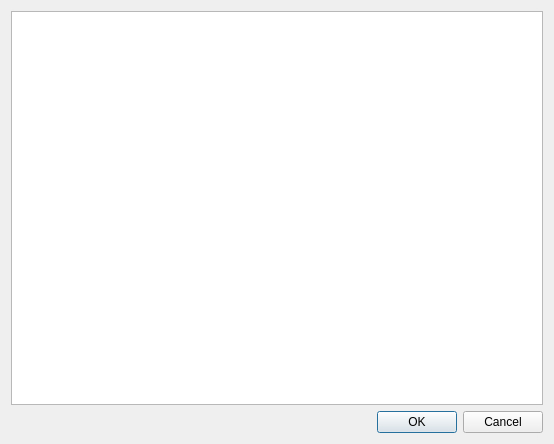
<?xml version="1.0" encoding="UTF-8"?>
<ui version="4.0">
 <class>Dialog</class>
 <widget class="QDialog" name="Dialog">
  <property name="geometry">
   <rect>
    <x>0</x>
    <y>0</y>
    <width>554</width>
    <height>444</height>
   </rect>
  </property>
  <property name="windowTitle">
   <string>Dialog</string>
  </property>
  <layout class="QGridLayout" name="gridLayout">
   <item row="0" column="0">
    <widget class="QTableView" name="editor"/>
   </item>
   <item row="1" column="0">
    <widget class="QDialogButtonBox" name="confirm">
     <property name="orientation">
      <enum>Qt::Horizontal</enum>
     </property>
     <property name="standardButtons">
      <set>QDialogButtonBox::Cancel|QDialogButtonBox::Ok</set>
     </property>
    </widget>
   </item>
  </layout>
 </widget>
 <resources/>
 <connections>
  <connection>
   <sender>confirm</sender>
   <signal>accepted()</signal>
   <receiver>Dialog</receiver>
   <slot>accept()</slot>
   <hints>
    <hint type="sourcelabel">
     <x>248</x>
     <y>254</y>
    </hint>
    <hint type="destinationlabel">
     <x>157</x>
     <y>274</y>
    </hint>
   </hints>
  </connection>
  <connection>
   <sender>confirm</sender>
   <signal>rejected()</signal>
   <receiver>Dialog</receiver>
   <slot>reject()</slot>
   <hints>
    <hint type="sourcelabel">
     <x>316</x>
     <y>260</y>
    </hint>
    <hint type="destinationlabel">
     <x>286</x>
     <y>274</y>
    </hint>
   </hints>
  </connection>
 </connections>
</ui>
